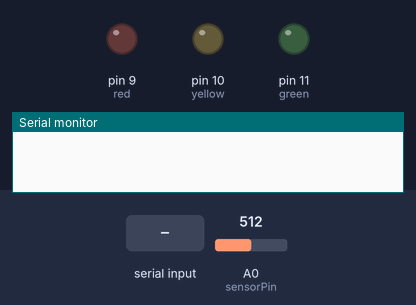
The sketch below on a simulated Arduino Uno, built with avr-gcc and run on an emulated ATmega328P. Shown: output pins drawn as LEDs (lit = HIGH), the last lines printed to the serial monitor. Dashed ring = blinking. The inputs (shaded band) are chosen by the test bench; at power-on: A0 (sensorPin) = 512.

Above: at 1.2 s.
1.3 s: A0 (sensorPin) set to 603
2.8 s: A0 (sensorPin) set to 626
At 2.96 s:
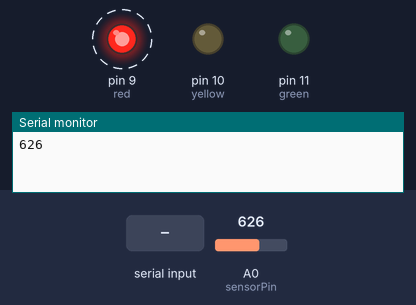
5.8 s: "y" received over Serial
At 6.49 s:
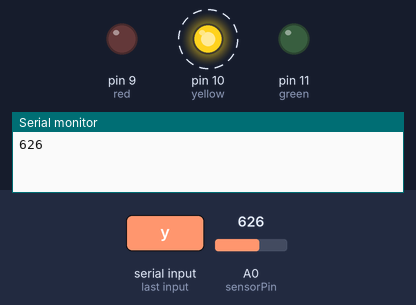
8.8 s: "g" received over Serial
At 10.2 s:
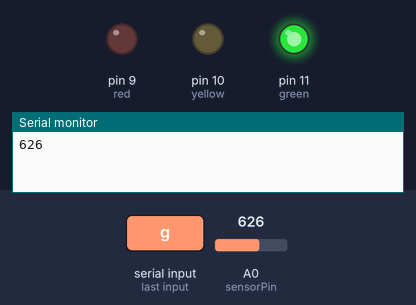
10.9 s: "r" received over Serial
At 12.1 s:
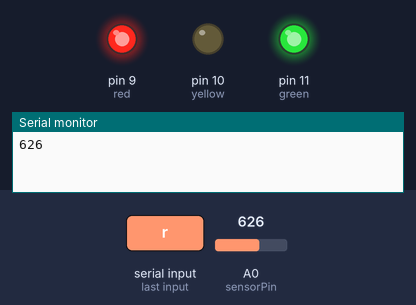
12.4 s: "y" received over Serial
At 12.47 s:
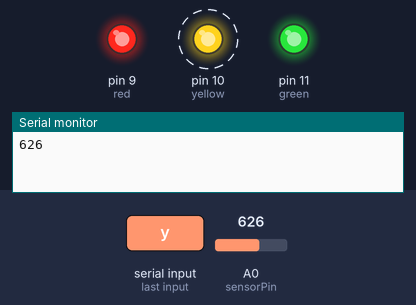
Timing chart, 0 to 16.4 s (numbered marks = the images above; inputs shaded):
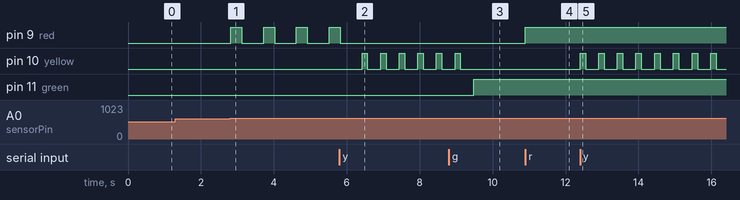

The sketch:

Sketch2.ino
```cpp
const int sensorPin = 0;
const int red = 9;
const int yellow = 10;
const int green = 11;
char myCol[20];
int tinyDelay;
int smallDelay;
int bigDelay;
int flag;


// We'll also set up some global variables for the light level a calibration value and
//and a raw light value
int lightCal;
int lightVal = 0;


void setup()
{
	Serial.begin(9600);
	Serial.setTimeout(13);
	// We'll set up the LED pin to be an output.
	pinMode(red, OUTPUT);
	pinMode(yellow, OUTPUT);
	pinMode(green, OUTPUT);

	lightCal = analogRead(sensorPin);
	//we will take a single reading from the light sensor and store it in the lightCal
	//variable. This will give us a prelinary value to compare against in the loop
	tinyDelay = 60;
	smallDelay = 150;
	bigDelay = 300;
	flag = 1;
}


void loop()
{
	if (flag == 1)
	{
		photoresistor();


	}


		//photoresistor();


		int lf = 10;
		Serial.readBytesUntil(lf, myCol, 1);
	 if (strcmp(myCol, "r") == 0)
		{
			digitalWrite(red, HIGH);

		}
	else if (strcmp(myCol, "y") == 0)
		{
			//digitalWrite(yellow, HIGH);
		BlinkYellow();
		}
	else if (strcmp(myCol, "g") == 0)
		{
		digitalWrite(green, HIGH);
		}


}

void photoresistor()
{
	if ((lightCal - analogRead(sensorPin) > 100) || (lightCal - analogRead(sensorPin) < -100))
	{
		//Take a reading using analogRead() on sensor pin and store it in lightVal
		lightVal = analogRead(sensorPin);

		Serial.println(lightVal);
		//Serial.write(analogRead(sensorPin));
		Serial.flush();
		BlinkRed();
		flag = 2;
		//delay(100);
		//print out the value of the analogRead for the sensor

		//digitalWrite(red, HIGH);
		//digitalWrite(yellow, HIGH);
		//digitalWrite(green, HIGH);
	}
}

void BlinkRed()
{
	/*for (int i = 1; i < 2,i++;)
	{
		digitalWrite(red, HIGH);
		delay(smallDelay);
		digitalWrite(red, LOW);
		delay(smallDelay);
		digitalWrite(red, HIGH);
		delay(smallDelay);
		digitalWrite(red, LOW);

	}*/

	for (int i = 0;i < 4; i++)
	{
		digitalWrite(red, HIGH);
		delay(bigDelay);
		for (int j = 0; j < 4; j++)
		{
			digitalWrite(red, LOW);
			delay(smallDelay);
		}
	}

}

void BlinkYellow()
{
	for (int i = 0;i < 6; i++)
	{
		digitalWrite(yellow, HIGH);
		delay(smallDelay);
		for (int j = 0; j < 6; j++)
		{
			digitalWrite(yellow, LOW);
			delay(tinyDelay);
		}
	}
}
```

Measured:
- the behaviour switches between 612 and 613 on A0 (sensorPin) (found by bisection; images 0 and 1)
- after the input at 1.3 s, every drawn part: stays the same
- after the input at 2.8 s, pin 9 (red): alternates HIGH for 0.30 s and LOW for 0.60 s, starting at once
- after the input at 5.8 s, pin 10 (yellow): alternates HIGH for 0.15 s and LOW for 0.36 s, starting after 0.62 s
- after the input at 8.8 s, pin 10 (yellow): goes on until 9.1 s, then stays LOW; pin 11 (green): LOW → HIGH after 0.68 s
- after the input at 10.9 s, pin 9 (red): LOW → HIGH at once
- after the input at 12.4 s, pin 10 (yellow): alternates HIGH for 0.15 s and LOW for 0.36 s, starting at once
